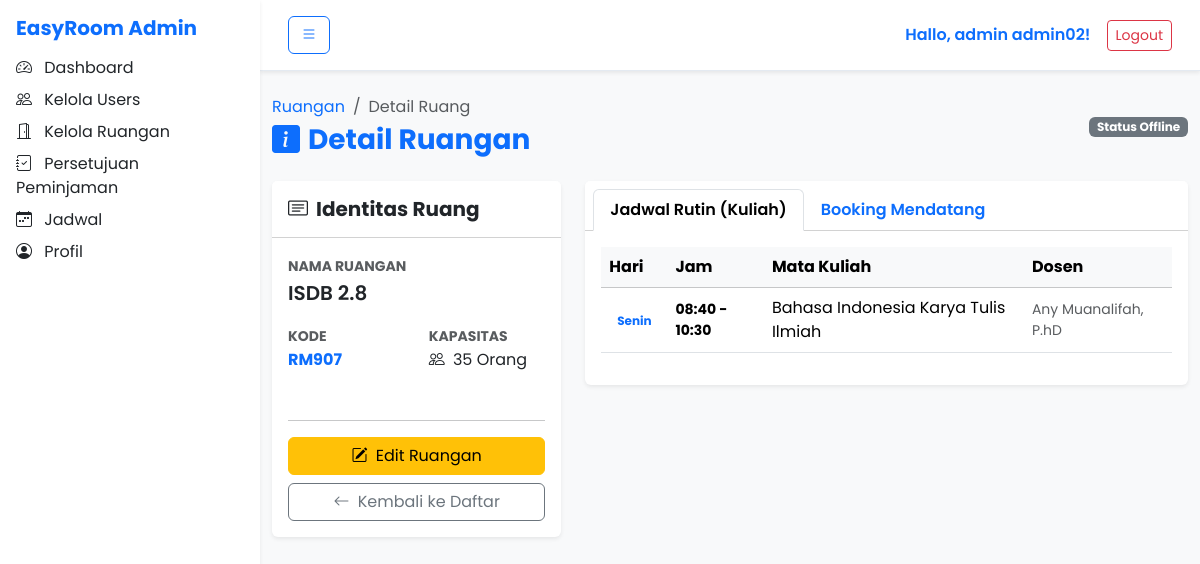
/backend/admin/user_action.php?kode=RM907 (signed in), run on the app's committed database.
### tables this page shows
CREATE TABLE `ruang` (
  `kode_ruang` varchar(15) NOT NULL,
  `nama_ruang` varchar(50) NOT NULL,
  `kapasitas` int(11) DEFAULT NULL,
  `fasilitas` text DEFAULT NULL,
  `lokasi` varchar(100) DEFAULT NULL,
  `status` enum('Terpakai','Kosong') DEFAULT 'Terpakai'
);

CREATE TABLE `jadwal` (
  `kode_jadwal` varchar(15) NOT NULL,
  `kode_mk` varchar(20) DEFAULT NULL,
  `id_dosen` varchar(15) DEFAULT NULL,
  `kode_ruang` varchar(15) DEFAULT NULL,
  `kelas` varchar(20) DEFAULT NULL,
  `hari` varchar(15) DEFAULT NULL,
  `jam_mulai` time NOT NULL,
  `jam_selesai` time NOT NULL,
  `kuota_peserta` int(11) DEFAULT NULL,
  `kuota_masuk` int(11) DEFAULT NULL,
  `semester` varchar(10) DEFAULT NULL
);

CREATE TABLE `matakuliah` (
  `kode_mk` varchar(20) NOT NULL,
  `id_dosen` varchar(15) DEFAULT NULL,
  `nama_mk` varchar(100) DEFAULT NULL,
  `sks` int(11) DEFAULT NULL
);

CREATE TABLE `dosen` (
  `id_dosen` varchar(15) NOT NULL,
  `nama_dosen` varchar(100) NOT NULL,
  `nip` varchar(20) DEFAULT NULL,
  `email` varchar(100) DEFAULT NULL,
  `password` varchar(255) NOT NULL
);

### functions.php (called while the page is built, shortened)
<?php
function safe_time_short(?string $t): string
{
    return htmlspecialchars(substr($t, 0, 5));
}

### backend/admin/user_action.php (the view, shortened to what this page needs)
<?php
require_once __DIR__ . '/../functions.php';
require_once __DIR__ . '/../config.php';
$kode = $_GET['kode'] ?? '';
$stmt = $conn->prepare("SELECT * FROM ruang WHERE kode_ruang = ?");
$stmt->bind_param("s", $kode);
$stmt->execute();
$ruang = $stmt->get_result()->fetch_assoc();
$sqlJadwal = "
    SELECT j.*, mk.nama_mk, d.nama_dosen
    FROM jadwal j
    LEFT JOIN matakuliah mk ON j.kode_mk = mk.kode_mk
    LEFT JOIN dosen d ON j.id_dosen = d.id_dosen
    WHERE j.kode_ruang = ?
    ORDER BY FIELD(j.hari, 'Senin','Selasa','Rabu','Kamis','Jumat','Sabtu'), j.jam_mulai
";
$stmtJ = $conn->prepare($sqlJadwal);
$stmtJ->bind_param("s", $kode);
$stmtJ->execute();
$jadwal = $stmtJ->get_result();
?>
<!doctype html>
<html lang="id">
<head>
    <link rel="stylesheet" href="https://cdn.jsdelivr.net/npm/bootstrap@5.3.3/dist/css/bootstrap.min.css">
    <link rel="stylesheet" href="https://cdn.jsdelivr.net/npm/bootstrap-icons@1.11.3/font/bootstrap-icons.css">
    <link rel="stylesheet" href="../assets/css/style.css">
</head>
<body class="bg-light">
    <?php include 'sidebar.php'; ?>
    <div class="content">
        <?php include 'header.php'; ?>
        <div class="container py-4">
            <div class="d-flex justify-content-between align-items-center mb-4">
                <div>
                    <nav aria-label="breadcrumb">
                        <ol class="breadcrumb mb-1">
                            <li class="breadcrumb-item"><a href="ruang.php">Ruangan</a></li>
                            <li class="breadcrumb-item active">Detail Ruang</li>
                        </ol>
                    </nav>
                    <h3 class="fw-bold text-primary mb-0">
                        <i class="bi bi-info-square-fill me-2"></i>Detail Ruangan
                    </h3>
                </div>
                <div class="text-end">
                    <span id="room-status-badge" class="badge rounded-pill mb-1 p-2 px-3">Memuat...</span>
                </div>
            </div>
            <div class="row g-4">
                <div class="col-lg-4">
                    <div class="card shadow-sm border-0 h-100">
                        <div class="card-header bg-white py-3">
                            <h5 class="card-title mb-0 fw-bold"><i class="bi bi-card-text me-2"></i>Identitas Ruang</h5>
                        </div>
                        <div class="card-body">
                            <div class="mb-3">
                                <label class="text-muted small text-uppercase fw-bold">Nama Ruangan</label>
                                <p class="fs-5 fw-semibold text-dark"><?= htmlspecialchars($ruang['nama_ruang']); ?></p>
                            </div>
                            <div class="row">
                                <div class="col-6 mb-3">
                                    <label class="text-muted small text-uppercase fw-bold">Kode</label>
                                    <p class="fw-bold text-primary"><?= htmlspecialchars($ruang['kode_ruang']); ?></p>
                                </div>
                                <div class="col-6 mb-3">
                                    <label class="text-muted small text-uppercase fw-bold">Kapasitas</label>
                                    <p><i class="bi bi-people me-1"></i> <?= (int)$ruang['kapasitas']; ?> Orang</p>
                                </div>
                            </div>
                            <hr>
                            <div class="d-grid gap-2">
                                <a href="ruang_edit.php?kode=<?= urlencode($ruang['kode_ruang']); ?>" class="btn btn-warning">
                                    <i class="bi bi-pencil-square me-1"></i> Edit Ruangan
                                </a>
                                <a href="ruang.php" class="btn btn-outline-secondary">
                                    <i class="bi bi-arrow-left me-1"></i> Kembali ke Daftar
                                </a>
                            </div>
                        </div>
                    </div>
                </div>
                <div class="col-lg-8">
                    <div class="card shadow-sm border-0">
                        <div class="card-header bg-white">
                            <ul class="nav nav-tabs card-header-tabs" id="roomTab" role="tablist">
                                <li class="nav-item">
                                    <button class="nav-link active fw-semibold" id="jadwal-tab" data-bs-toggle="tab" data-bs-target="#jadwal-pane" type="button" role="tab">
                                        Jadwal Rutin (Kuliah)
                                    </button>
                                </li>
                                <li class="nav-item">
                                    <button class="nav-link fw-semibold" id="peminjaman-tab" data-bs-toggle="tab" data-bs-target="#peminjaman-pane" type="button" role="tab">
                                        Booking Mendatang
                                    </button>
                                </li>
                            </ul>
                        </div>
                        <div class="card-body">
                            <div class="tab-content" id="roomTabContent">
                                <div class="tab-pane fade show active" id="jadwal-pane" role="tabpanel">
                                    <?php if ($jadwal->num_rows === 0): ?>
                                        <div class="text-center py-5">
                                            <i class="bi bi-calendar-x text-muted fs-1"></i>
                                            <p class="text-muted mt-2">Tidak ada jadwal kuliah rutin di ruangan ini.</p>
                                        </div>
                                    <?php else: ?>
                                        <div class="table-responsive">
                                            <table class="table table-hover align-middle">
                                                <thead class="table-light">
                                                    <tr>
                                                        <th>Hari</th>
                                                        <th>Jam</th>
                                                        <th>Mata Kuliah</th>
                                                        <th>Dosen</th>
                                                    </tr>
                                                </thead>
                                                <tbody>
                                                    <?php while ($j = $jadwal->fetch_assoc()): ?>
                                                        <tr>
                                                            <td><span class="badge bg-soft-primary text-primary"><?= htmlspecialchars($j['hari']); ?></span></td>
                                                            <td class="small fw-bold"><?= safe_time_short($j['jam_mulai']); ?> - <?= safe_time_short($j['jam_selesai']); ?></td>
                                                            <td><?= htmlspecialchars($j['nama_mk']); ?></td>
                                                            <td class="text-muted small"><?= htmlspecialchars($j['nama_dosen']); ?></td>
                                                        </tr>
                                                    <?php endwhile; ?>
                                                </tbody>
                                            </table>
                                        </div>
                                    <?php endif; ?>
                                </div>
                            </div>
                        </div>
                    </div>
                </div>
            </div>
        </div>
    </div>
</body>
</html>

### assets/css/style.css (style rules this page uses)
body { font-family: "Poppins", sans-serif; background: #f5f7fb; color: #1f2933; }
a { text-decoration: none; }

### admin/sidebar.php (style rules this page uses)
:root { --sidebar-width: 260px; }
.content { margin-left: var(--sidebar-width); transition: margin-left 0.3s ease-in-out; width: calc(100% - var(--sidebar-width)); }

### data on the page
ruang: nama_ruang "ISDB 2.8", kode_ruang "RM907", kapasitas "35"
jadwal: hari "Senin", jam_mulai "08:40", jam_selesai "10:30", kode_mk.nama_mk "Bahasa Indonesia Karya Tulis Ilmiah", id_dosen.nama_dosen "Any Muanalifah, P.hD"

### other printed values
$user['nama'] "admin02"
